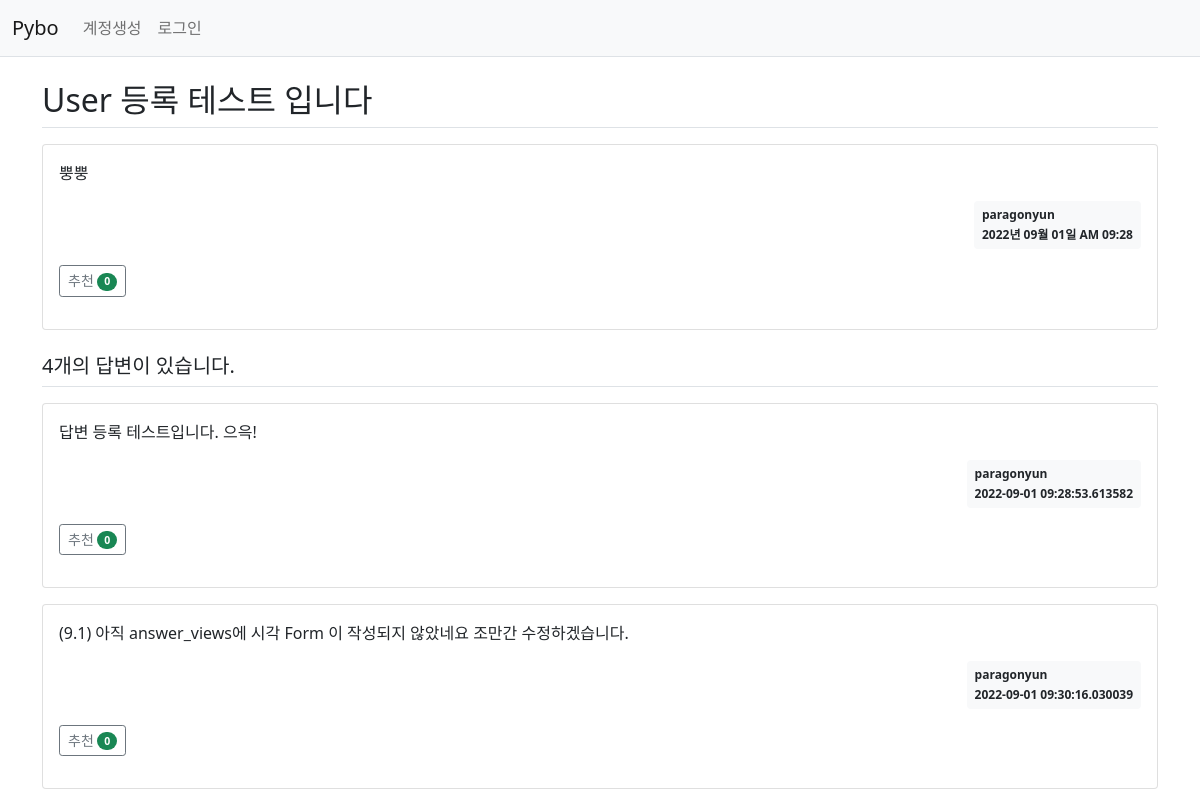
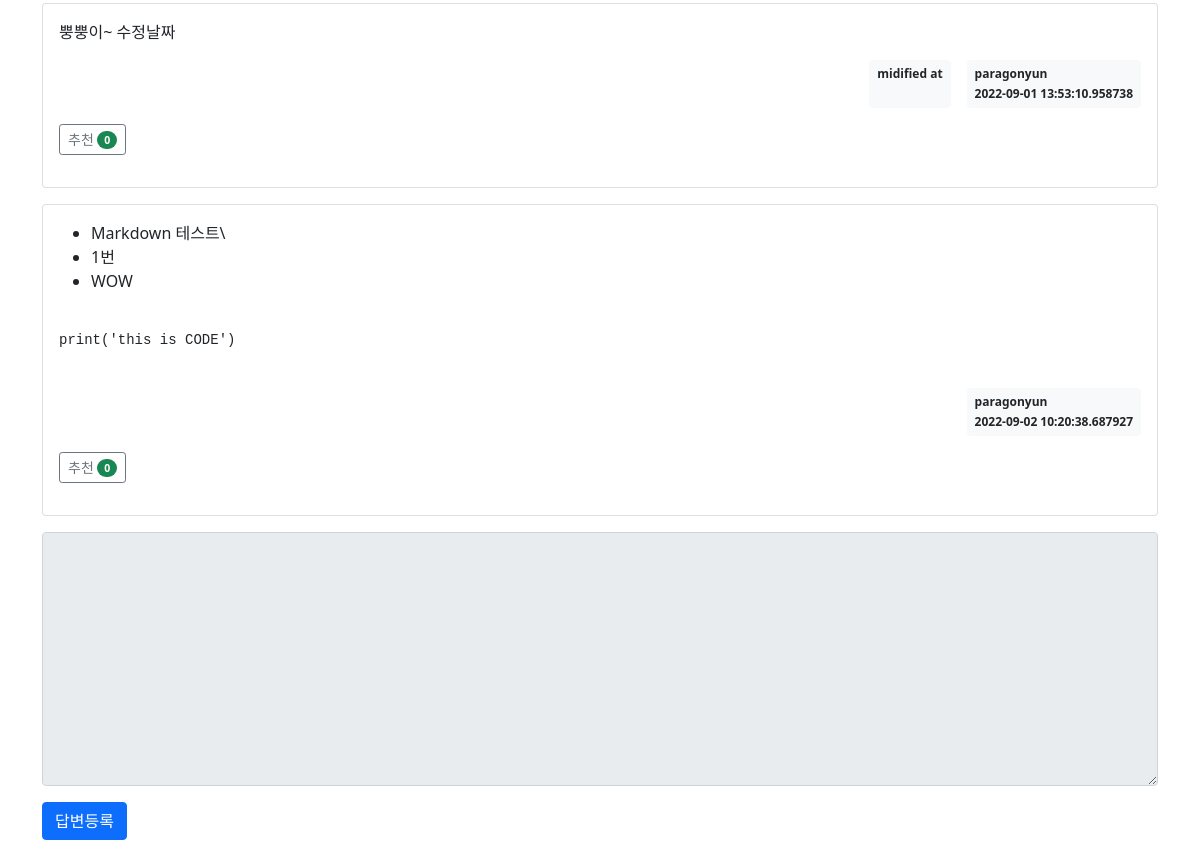
Before: /question/detail/305/ with the older database file (2 pictures, top to bottom).
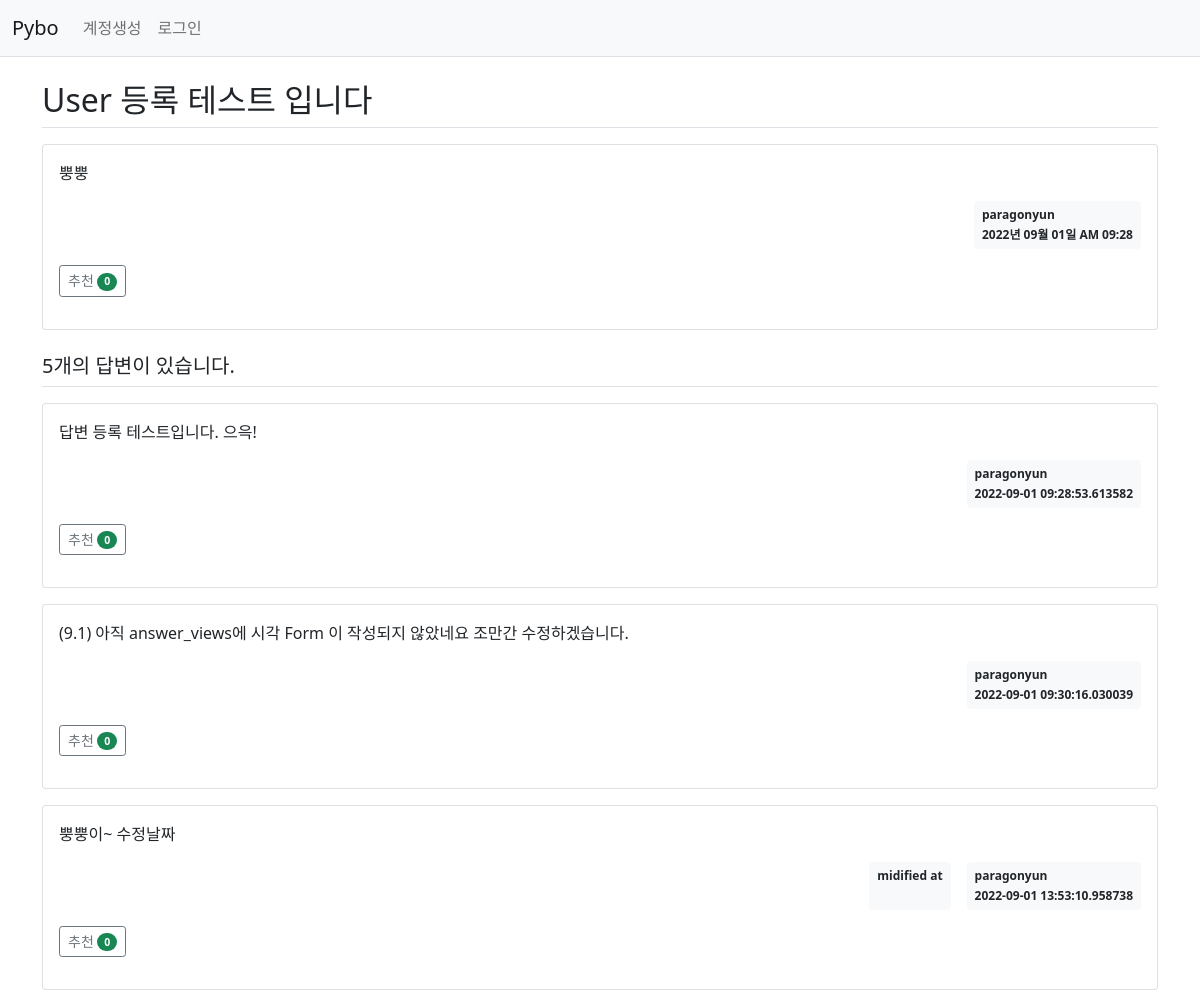
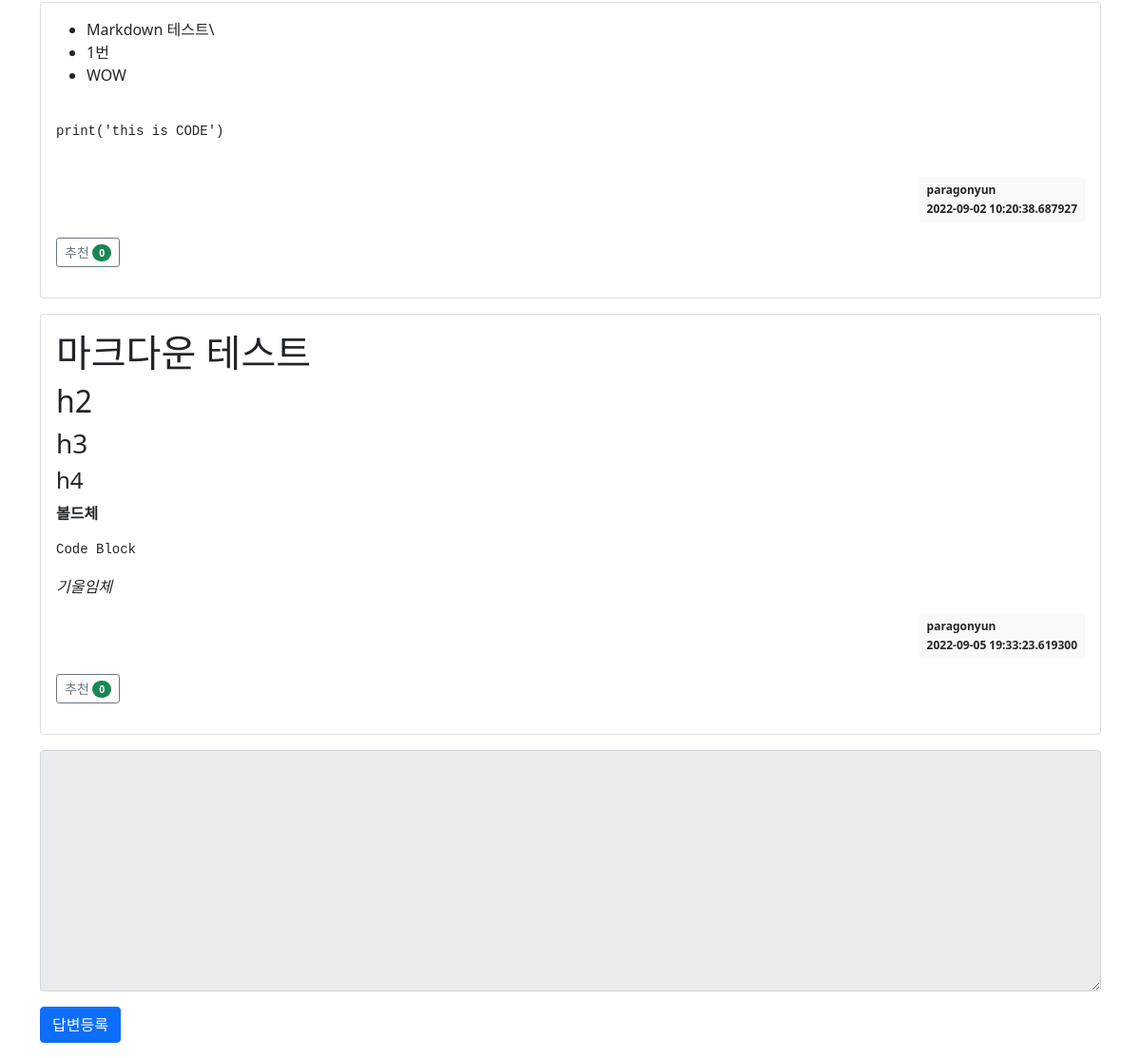
After: the same page with the newer database file (2 pictures, top to bottom).
### pybo/models.py (models this page shows)
class Question(db.Model) : ## class 이름으로 Table 이름이 생성됨
    id = db.Column(db.Integer, primary_key = True) ## 칼럼 속성과 기본키인지 아닌지
    subject = db.Column(db.String(200), nullable=False) ## Null값 허용 안 함
    content = db.Column(db.Text(), nullable=False)
    create_date = db.Column(db.DateTime(), nullable=False)
    user_id = db.Column(db.Integer, db.ForeignKey('user.id', ondelete='CASCADE'), nullable=False)
    user = db.relationship('User', backref=db.backref('question_set'))
    modify_date = db.Column(db.DateTime(), nullable=True)
    '''
    User 모델을 첫번째로 연결되어 있고 secondary=question_voter Table로 되어있으므로
    Question 모델로 추천인을 저장하면 실제 ㄷ이터는 quesion_voter Table에 저장
    추천인 정보는 voter column에 저장됨
    '''
    voter = db.relationship('User', secondary=question_voter, backref=db.backref('qestion_voter_set'))

class User(db.Model) :
    id = db.Column(db.Integer, primary_key = True)
    username = db.Column(db.String(150), unique=True, nullable=False)
    password = db.Column(db.String(200), nullable=False)
    email = db.Column(db.String(120), unique=True, nullable=False)

class Answer (db.Model) :
    id = db.Column(db.Integer, primary_key = True)
    '''
    답변과 질문을 연결하기 위한 속성
    연결 기준이 되는 key는 당연히 외래키가 됨
    ForeignKey('qwestion.id')는 qestion Table의 id Column을 가져오겠다는 말, 객체 아님!!!!
    CASCADE : 질문이 삭제되면 답변도 함께 삭제된다는 말
    '''
    question_id = db.Column(db.Integer, db.ForeignKey('question.id', ondelete='CASCADE'))
    '''
    relationship('참조할 모델명', backref)
    역참조(backref) : 질문에 달린 답변들을 볼 수 있게 하는 것 (한 질문엔 답변이 여러개 달릴 수 있다.)
    '''
    question = db.relationship('Question', backref=db.backref('answer_set'))
    content = db.Column(db.Text(), nullable=False)
    create_date = db.Column(db.DateTime(), nullable=False)
    user_id = db.Column(db.Integer, db.ForeignKey('user.id', ondelete='CASCADE'), nullable=False)
    user = db.relationship('User', backref=db.backref('answer_set'))
    modify_date = db.Column(db.DateTime(), nullable=True)
    voter = db.relationship('User', secondary=answer_voter, backref=db.backref('answer_voter_set'))

### pybo/views/question_views.py (the view)
@bp.route('/detail/<int:question_id>/')
def detail(question_id) :
    form = AnswerForm()
    question = Question.query.get_or_404(question_id)
    return render_template('question/question_detail.html', question=question, form=form)

### pybo/forms.py
class AnswerForm(FlaskForm) :
    content = TextAreaField('내용', validators=[DataRequired('답변 하기 싫어유?')])

### pybo/filter.py (called while the page is built)
def format_datetime(value, fmt = '%Y년 %m월 %d일 %p %I:%M') :
    return  value.strftime(fmt)

### pybo/views/auth_views.py (called while the page is built)
@bp.before_app_request
def load_logged_in_user() :
    user_id = session.get('user_id')
    if user_id is None :
        g.user = None
    else :
        g.user = User.query.get(user_id)

### pybo/templates/question/question_detail.html (shortened to what this page needs)
{% extends 'base.html' %}
{% block content %}
<div class="container my-3">
    <h2 class="border-bottom py-2">{{ question.subject }}</h2>
    <div class="card my-3">
        <div class="card-body">
            <div class="card-text">{{ question.content|markdown }}</div>
            <div class="d-flex justify-content-end">
                <div class="badge bg-light text-dark p-2 text-start">
                    <div class="mb-2">{{ question.user.username }}</div>
                    <div>{{ question.create_date|datetime }}</div>
                </div>
            </div>
            <div class="my-3">
                <a href="javascript:void(0)" data-uri="{{ url_for('question.vote', question_id=question.id) }}"
                class="recommend btn btn-sm btn-outline-secondary">추천
                <span class="badge rounded-pill bg-success">{{ question.voter|length }}</span>
            </a>
            </div>
        </div>
    </div>
    <h5 class="border-bottom my-3 py-2">{{ question.answer_set|length }}개의 답변이 있습니다.</h5>
    {% for answer in question.answer_set %}
    <div class="card my-3">
        <div class="card-body">
            <div class="card-text">{{ answer.content|markdown }}</div>
            <div class="d-flex justify-content-end">
                {% if answer.modify_date %}
                <div class="badge bg-light text-dark p-2 text-start mx-3">
                    <div class="mb-2">midified at</div>
                </div>
                {% endif %}
                <div class="badge bg-light text-dark p-2 text-start">
                    <div class="mb-2">{{ answer.user.username }}</div>
                    <div>{{ answer.create_date }}</div>
                </div>
            </div>
            <div class="my-3">
                <a href="javascript:void(0)" data-uri="{{ url_for('answer.vote', answer_id=answer.id) }}"
                class="recommend btn btn-sm btn-outline-secondary">추천
                <span class="badge rounded-pill bg-success">{{ answer.voter|length }}</span>
                </a>
            </div>
        </div>
    </div>
    {% endfor %}
    <form action="{{ url_for('answer.create', question_id=question.id) }}" method="post" class="my-3">
        <div class="mb-3">
            <textarea {% if not g.user %}disabled{% endif %}
            name="content" id="content" class="form-control" rows="10"></textarea>
        </div>
        <input type="submit" value="답변등록" class="btn btn-primary">
    </form>
</div>
{% endblock %}

### pybo/templates/base.html (shortened to what this page needs)
<!DOCTYPE html>
<html lang = "ko">
<head>
    <link rel = 'stylesheet' href = "{{ url_for('static', filename='bootstrap.min.css')}}">
</head>
<body>
{% include "navbar.html" %}
{% block content %}
{% endblock %}
</body>
</html>

### pybo/templates/navbar.html (shortened to what this page needs)
<nav class="navbar navbar-expand-lg navbar-light bg-light border-bottom">
    <div class="container-fluid">
        <a class="navbar-brand" href="{{ url_for('main.index') }}">Pybo</a>
        <div class="collapse navbar-collapse" id="navbarSupportedContent">
            {% if g.user %}
            <ul class="navbar-nav">
                <li class="nav-item">
                    <a class="nav-link" href="{{ url_for('auth.logout') }}">{{ g.user.username }}(로그아웃)</a>
                </li>
            </ul>
            {% else %}
            <ul class="navbar-nav me-auto mb-2 mb-lg-0">
                <li class="nav-item">
                    <a class="nav-link" href="{{ url_for('auth.signup') }}">계정생성</a>
                </li>
                <li class="nav-item">
                    <a class="nav-link" href="{{ url_for('auth.login') }}">로그인</a>
                </li>
            </ul>
            {% endif %}
        </div>
    </div>
</nav>

Changed rows visible on the page:
added Answer: content "마크다운 테스트 h2 h3 h4 볼드체 Code Block 기울임체", user.username "paragonyun", create_date "2022-09-05 19:33:23.619300", voter|length "0"
Other visible differences:
{{ question.answer_set|length }}: "4" → "5"
